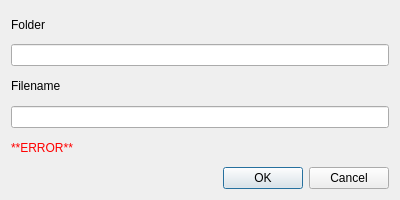
<?xml version="1.0" encoding="UTF-8"?>
<ui version="4.0">
 <class>CreateNewKubeConfigDialog</class>
 <widget class="QWidget" name="CreateNewKubeConfigDialog">
  <property name="geometry">
   <rect>
    <x>0</x>
    <y>0</y>
    <width>400</width>
    <height>200</height>
   </rect>
  </property>
  <property name="windowTitle">
   <string>Form</string>
  </property>
  <layout class="QVBoxLayout" name="verticalLayout">
   <item>
    <widget class="QLabel" name="labelFolder">
     <property name="text">
      <string>Folder</string>
     </property>
    </widget>
   </item>
   <item>
    <widget class="QLineEdit" name="lineEditFolder">
     <property name="readOnly">
      <bool>true</bool>
     </property>
    </widget>
   </item>
   <item>
    <widget class="QLabel" name="labelFilename">
     <property name="text">
      <string>Filename</string>
     </property>
    </widget>
   </item>
   <item>
    <widget class="QLineEdit" name="lineEditFilename"/>
   </item>
   <item>
    <widget class="QLabel" name="labelWarning">
     <property name="enabled">
      <bool>true</bool>
     </property>
     <property name="styleSheet">
      <string notr="true">color: rgb(255, 0, 0);
opacity: 0</string>
     </property>
     <property name="text">
      <string>**ERROR**</string>
     </property>
     <property name="textFormat">
      <enum>Qt::MarkdownText</enum>
     </property>
     <property name="alignment">
      <set>Qt::AlignLeading|Qt::AlignLeft|Qt::AlignVCenter</set>
     </property>
    </widget>
   </item>
   <item>
    <widget class="QDialogButtonBox" name="buttonBox">
     <property name="standardButtons">
      <set>QDialogButtonBox::Cancel|QDialogButtonBox::Ok</set>
     </property>
    </widget>
   </item>
  </layout>
 </widget>
 <resources/>
 <connections/>
</ui>
